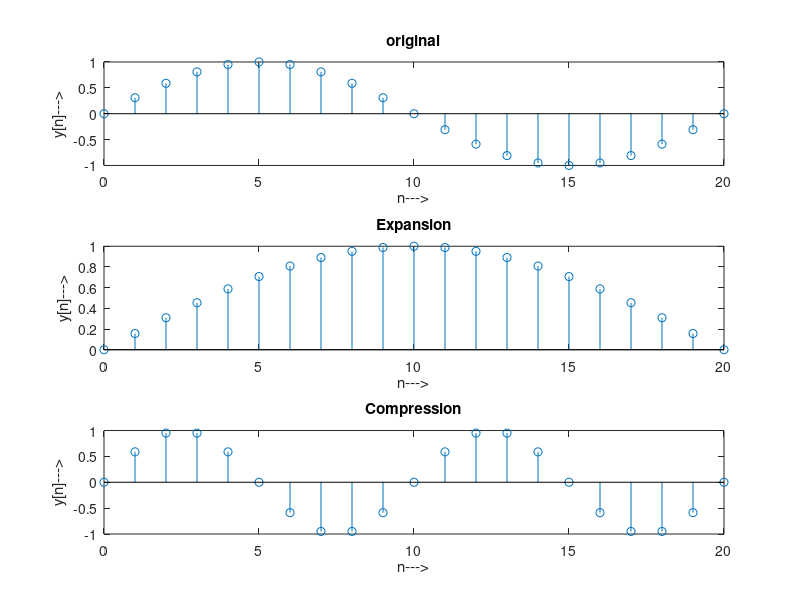

Write MATLAB code to recreate this figure.
n1=0:1:20;
a=1;
x2=a*sin(0.1*pi*n1);
subplot(3,1,1);
stem(n1,x2);
xlabel('n--->');
ylabel('y[n]--->');
title('original');
x3=a*sin(0.1*pi*(n1*0.5));
subplot(3,1,2);
stem(n1,x3);
xlabel('n--->');
ylabel('y[n]--->');
title('Expansion');
x4=a*sin(0.1*pi*(n1*2));
subplot(3,1,3);
stem(n1,x4);
xlabel('n--->');
ylabel('y[n]--->');
title('Compression');